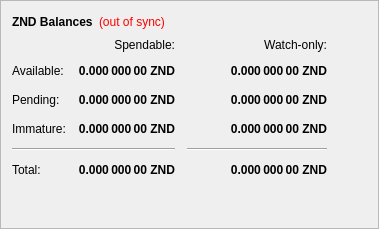
        <widget class="QFrame" name="frame">
         <property name="frameShape">
          <enum>QFrame::StyledPanel</enum>
         </property>
         <property name="frameShadow">
          <enum>QFrame::Raised</enum>
         </property>
         <layout class="QVBoxLayout" name="verticalLayout_4">
          <item>
           <layout class="QHBoxLayout" name="horizontalLayout_4">
            <item>
             <widget class="QLabel" name="label_5">
              <property name="font">
               <font>
                <weight>75</weight>
                <bold>true</bold>
               </font>
              </property>
              <property name="text">
               <string>ZND Balances</string>
              </property>
             </widget>
            </item>
            <item>
             <widget class="QLabel" name="labelWalletStatus">
              <property name="cursor">
               <cursorShape>WhatsThisCursor</cursorShape>
              </property>
              <property name="toolTip">
               <string>The displayed information may be out of date. Your wallet automatically synchronizes with the Zond network after a connection is established, but this process has not completed yet.</string>
              </property>
              <property name="styleSheet">
               <string notr="true">QLabel { color: red; }</string>
              </property>
              <property name="text">
               <string notr="true">(out of sync)</string>
              </property>
              <property name="alignment">
               <set>Qt::AlignLeading|Qt::AlignLeft|Qt::AlignVCenter</set>
              </property>
             </widget>
            </item>
            <item>
             <spacer name="horizontalSpacer_3">
              <property name="orientation">
               <enum>Qt::Horizontal</enum>
              </property>
              <property name="sizeHint" stdset="0">
               <size>
                <width>40</width>
                <height>20</height>
               </size>
              </property>
             </spacer>
            </item>
           </layout>
          </item>
          <item>
           <layout class="QGridLayout" name="gridLayout">
            <property name="spacing">
             <number>12</number>
            </property>
            <item row="2" column="2">
             <widget class="QLabel" name="labelWatchPending">
              <property name="font">
               <font>
                <weight>75</weight>
                <bold>true</bold>
               </font>
              </property>
              <property name="cursor">
               <cursorShape>IBeamCursor</cursorShape>
              </property>
              <property name="toolTip">
               <string>Unconfirmed transactions to watch-only addresses</string>
              </property>
              <property name="text">
               <string notr="true">0.000 000 00 ZND</string>
              </property>
              <property name="alignment">
               <set>Qt::AlignRight|Qt::AlignTrailing|Qt::AlignVCenter</set>
              </property>
              <property name="textInteractionFlags">
               <set>Qt::LinksAccessibleByMouse|Qt::TextSelectableByKeyboard|Qt::TextSelectableByMouse</set>
              </property>
             </widget>
            </item>
            <item row="2" column="1">
             <widget class="QLabel" name="labelUnconfirmed">
              <property name="font">
               <font>
                <weight>75</weight>
                <bold>true</bold>
               </font>
              </property>
              <property name="cursor">
               <cursorShape>IBeamCursor</cursorShape>
              </property>
              <property name="toolTip">
               <string>Total of transactions that have yet to be confirmed, and do not yet count toward the spendable balance</string>
              </property>
              <property name="text">
               <string notr="true">0.000 000 00 ZND</string>
              </property>
              <property name="alignment">
               <set>Qt::AlignRight|Qt::AlignTrailing|Qt::AlignVCenter</set>
              </property>
              <property name="textInteractionFlags">
               <set>Qt::LinksAccessibleByMouse|Qt::TextSelectableByKeyboard|Qt::TextSelectableByMouse</set>
              </property>
             </widget>
            </item>
            <item row="3" column="2">
             <widget class="QLabel" name="labelWatchImmature">
              <property name="font">
               <font>
                <weight>75</weight>
                <bold>true</bold>
               </font>
              </property>
              <property name="cursor">
               <cursorShape>IBeamCursor</cursorShape>
              </property>
              <property name="toolTip">
               <string>Staked or masternode rewards in watch-only addresses that has not yet matured</string>
              </property>
              <property name="text">
               <string notr="true">0.000 000 00 ZND</string>
              </property>
              <property name="alignment">
               <set>Qt::AlignRight|Qt::AlignTrailing|Qt::AlignVCenter</set>
              </property>
              <property name="textInteractionFlags">
               <set>Qt::LinksAccessibleByMouse|Qt::TextSelectableByKeyboard|Qt::TextSelectableByMouse</set>
              </property>
             </widget>
            </item>
            <item row="4" column="0" colspan="2">
             <widget class="Line" name="lineSpendableBalance">
              <property name="orientation">
               <enum>Qt::Horizontal</enum>
              </property>
             </widget>
            </item>
            <item row="4" column="2">
             <widget class="Line" name="lineWatchBalance">
              <property name="sizePolicy">
               <sizepolicy hsizetype="Preferred" vsizetype="Fixed">
                <horstretch>0</horstretch>
                <verstretch>0</verstretch>
               </sizepolicy>
              </property>
              <property name="minimumSize">
               <size>
                <width>140</width>
                <height>0</height>
               </size>
              </property>
              <property name="orientation">
               <enum>Qt::Horizontal</enum>
              </property>
             </widget>
            </item>
            <item row="5" column="0">
             <widget class="QLabel" name="labelTotalText">
              <property name="text">
               <string>Total:</string>
              </property>
             </widget>
            </item>
            <item row="3" column="1">
             <widget class="QLabel" name="labelImmature">
              <property name="font">
               <font>
                <weight>75</weight>
                <bold>true</bold>
               </font>
              </property>
              <property name="cursor">
               <cursorShape>IBeamCursor</cursorShape>
              </property>
              <property name="toolTip">
               <string>Staked or masternode rewards that has not yet matured</string>
              </property>
              <property name="text">
               <string notr="true">0.000 000 00 ZND</string>
              </property>
              <property name="alignment">
               <set>Qt::AlignRight|Qt::AlignTrailing|Qt::AlignVCenter</set>
              </property>
              <property name="textInteractionFlags">
               <set>Qt::LinksAccessibleByMouse|Qt::TextSelectableByKeyboard|Qt::TextSelectableByMouse</set>
              </property>
             </widget>
            </item>
            <item row="2" column="3">
             <spacer name="horizontalSpacer_2">
              <property name="orientation">
               <enum>Qt::Horizontal</enum>
              </property>
              <property name="sizeHint" stdset="0">
               <size>
                <width>40</width>
                <height>20</height>
               </size>
              </property>
             </spacer>
            </item>
            <item row="3" column="0">
             <widget class="QLabel" name="labelImmatureText">
              <property name="text">
               <string>Immature:</string>
              </property>
             </widget>
            </item>
            <item row="5" column="1">
             <widget class="QLabel" name="labelTotal">
              <property name="font">
               <font>
                <weight>75</weight>
                <bold>true</bold>
               </font>
              </property>
              <property name="cursor">
               <cursorShape>IBeamCursor</cursorShape>
              </property>
              <property name="toolTip">
               <string>Your current total balance</string>
              </property>
              <property name="text">
               <string notr="true">0.000 000 00 ZND</string>
              </property>
              <property name="alignment">
               <set>Qt::AlignRight|Qt::AlignTrailing|Qt::AlignVCenter</set>
              </property>
              <property name="textInteractionFlags">
               <set>Qt::LinksAccessibleByMouse|Qt::TextSelectableByKeyboard|Qt::TextSelectableByMouse</set>
              </property>
             </widget>
            </item>
            <item row="5" column="2">
             <widget class="QLabel" name="labelWatchTotal">
              <property name="font">
               <font>
                <weight>75</weight>
                <bold>true</bold>
               </font>
              </property>
              <property name="cursor">
               <cursorShape>IBeamCursor</cursorShape>
              </property>
              <property name="toolTip">
               <string>Current total balance in watch-only addresses</string>
              </property>
              <property name="text">
               <string notr="true">0.000 000 00 ZND</string>
              </property>
              <property name="alignment">
               <set>Qt::AlignRight|Qt::AlignTrailing|Qt::AlignVCenter</set>
              </property>
              <property name="textInteractionFlags">
               <set>Qt::LinksAccessibleByMouse|Qt::TextSelectableByKeyboard|Qt::TextSelectableByMouse</set>
              </property>
             </widget>
            </item>
            <item row="0" column="2">
             <widget class="QLabel" name="labelWatchonly">
              <property name="text">
               <string>Watch-only:</string>
              </property>
              <property name="alignment">
               <set>Qt::AlignRight|Qt::AlignTrailing|Qt::AlignVCenter</set>
              </property>
             </widget>
            </item>
            <item row="1" column="0">
             <widget class="QLabel" name="labelBalanceText">
              <property name="text">
               <string>Available:</string>
              </property>
             </widget>
            </item>
            <item row="1" column="1">
             <widget class="QLabel" name="labelBalance">
              <property name="font">
               <font>
                <weight>75</weight>
                <bold>true</bold>
               </font>
              </property>
              <property name="cursor">
               <cursorShape>IBeamCursor</cursorShape>
              </property>
              <property name="toolTip">
               <string>Your current spendable balance</string>
              </property>
              <property name="text">
               <string notr="true">0.000 000 00 ZND</string>
              </property>
              <property name="alignment">
               <set>Qt::AlignRight|Qt::AlignTrailing|Qt::AlignVCenter</set>
              </property>
              <property name="textInteractionFlags">
               <set>Qt::LinksAccessibleByMouse|Qt::TextSelectableByKeyboard|Qt::TextSelectableByMouse</set>
              </property>
             </widget>
            </item>
            <item row="1" column="2">
             <widget class="QLabel" name="labelWatchAvailable">
              <property name="font">
               <font>
                <weight>75</weight>
                <bold>true</bold>
               </font>
              </property>
              <property name="cursor">
               <cursorShape>IBeamCursor</cursorShape>
              </property>
              <property name="toolTip">
               <string>Your current balance in watch-only addresses</string>
              </property>
              <property name="text">
               <string notr="true">0.000 000 00 ZND</string>
              </property>
              <property name="alignment">
               <set>Qt::AlignRight|Qt::AlignTrailing|Qt::AlignVCenter</set>
              </property>
              <property name="textInteractionFlags">
               <set>Qt::LinksAccessibleByMouse|Qt::TextSelectableByKeyboard|Qt::TextSelectableByMouse</set>
              </property>
             </widget>
            </item>
            <item row="2" column="0">
             <widget class="QLabel" name="labelPendingText">
              <property name="text">
               <string>Pending:</string>
              </property>
             </widget>
            </item>
            <item row="0" column="1">
             <widget class="QLabel" name="labelSpendable">
              <property name="text">
               <string>Spendable:</string>
              </property>
              <property name="alignment">
               <set>Qt::AlignRight|Qt::AlignTrailing|Qt::AlignVCenter</set>
              </property>
             </widget>
            </item>
           </layout>
          </item>
          <item>
           <spacer name="verticalSpacer_4">
            <property name="orientation">
             <enum>Qt::Vertical</enum>
            </property>
            <property name="sizeHint" stdset="0">
             <size>
              <width>20</width>
              <height>40</height>
             </size>
            </property>
           </spacer>
          </item>
         </layout>
        </widget>
